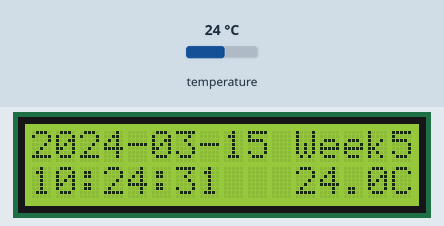
Simulated run of this sketch. Board: Arduino Uno, built with avr-gcc and run on an emulated ATmega328P. Parts: 16×2 character LCD. Inputs (shaded band) come from the test bench; at power-on: temperature 24 °C. The local clock reads 2024-03-15 10:24:30 at power-on unless the sketch sets it.

Above: at 1.2 s.
1.3 s: temperature set to 12 °C
At 2.5 s:
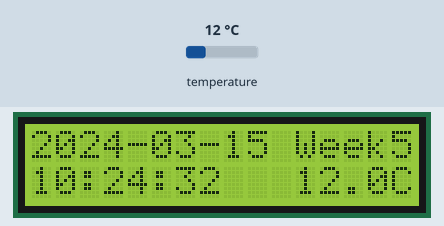
3.5 s: temperature set to 19 °C
At 4.5 s:
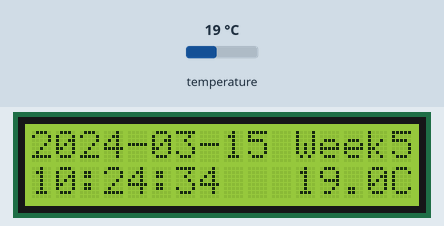
5.5 s: temperature set to 28 °C
At 7.6 s:
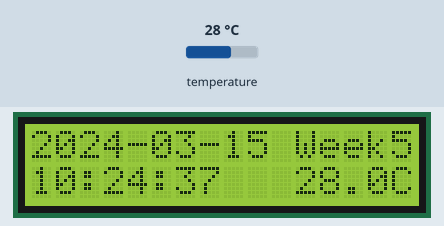
Timing chart, 0 to 9.1 s (numbered marks = the images above; inputs shaded):
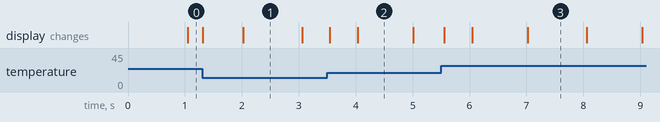

The sketch:

Lesson_6.2.ino
```cpp
/*
  keyestudio Electronic scale
  Lesson_6.2
  DS3231
  http://www.keyestudio.com
*/
#include <DS3231.h>
#include <Wire.h>
#include <LiquidCrystal_I2C.h>
LiquidCrystal_I2C lcd(0x27, 16, 2);

DS3231 clock;

bool century = false; ///true is 22century, set true to 22th century
bool h12Flag; //we default false and use 24 hour format
bool pmFlag;  //set variable to false and set 24 hour format

byte year, month, date, hour, minute, second, week; //save the variable of time

void setup() {

  lcd.init();          // initialize LCD
  lcd.backlight();     //set backlight of LCD on

  // Start the I2C interface
  Wire.begin();

  //  lcd.clear();
  lcd.setCursor(0, 0);
  lcd.print("2");
  lcd.setCursor(1, 0);
  if (century) {
    lcd.print("1");
  } else {
    lcd.print("0");
  }

}

void loop() {
  // send what's going on to the LCD1602.
  lcd.setCursor(2, 0);
  year = clock.getYear();
  if (year < 10) {
    lcd.setCursor(2, 0);
    lcd.print("0");
    lcd.setCursor(3, 0);
    lcd.print(year);
  } else {
    lcd.setCursor(2, 0);
    lcd.print(year);
  }

  lcd.setCursor(4, 0);
  lcd.print("-");

  // then the month
  month = clock.getMonth(century);
  if (month < 10) {
    lcd.setCursor(5, 0);
    lcd.print("0");
    lcd.setCursor(6, 0);
    lcd.print(month);
  } else {
    lcd.setCursor(5, 0);
    lcd.print(month);
  }

  lcd.setCursor(7, 0);
  lcd.print("-");

  // then the date
  date = clock.getDate();
  if (date < 10) {
    lcd.setCursor(8, 0);
    lcd.print("0");
    lcd.setCursor(9, 0);
    lcd.print(date);
  } else {
    lcd.setCursor(8, 0);
    lcd.print(date);
  }

  lcd.setCursor(10, 0);
  lcd.print(" ");

  // and the day of the week
  week = clock.getDoW();
  lcd.setCursor(11, 0);
  lcd.print("Week");
  lcd.setCursor(15, 0);
  lcd.print(week);

  // Finally the hour, minute, and second
  hour = clock.getHour(h12Flag, pmFlag);
  if (hour < 10) {
    lcd.setCursor(0, 1);
    lcd.print("0");
    lcd.setCursor(1, 1);
    lcd.print(hour);
  } else {
    lcd.setCursor(0, 1);
    lcd.print(hour);
  }

  lcd.setCursor(2, 1);
  lcd.print(":");

  minute = clock.getMinute();
  if (minute < 10) {
    lcd.setCursor(3, 1);
    lcd.print("0");
    lcd.setCursor(4, 1);
    lcd.print(minute);
  } else {
    lcd.setCursor(3, 1);
    lcd.print(minute);
  }

  lcd.setCursor(5, 1);
  lcd.print(":");

  second = clock.getSecond();
  if (second < 10) {
    lcd.setCursor(6, 1);
    lcd.print("0");
    lcd.setCursor(7, 1);
    lcd.print(second);
  } else {
    lcd.setCursor(6, 1);
    lcd.print(second);
  }
  lcd.setCursor(8, 1);
  lcd.print(" ");

  // Display the temperature
  if (clock.getTemperature() < 10) {
    lcd.setCursor(11, 1);
    lcd.print(" ");
    lcd.setCursor(12, 1);
    lcd.print(clock.getTemperature(), 1);
  } else {
    lcd.setCursor(11, 1);
    lcd.print(clock.getTemperature(), 1);
  }
  lcd.setCursor(15, 1);
  lcd.print("C");

}
```

Measured:
- what the display in image 1 shows lasts 1.1 s, from 2.0 s to 3.1 s
